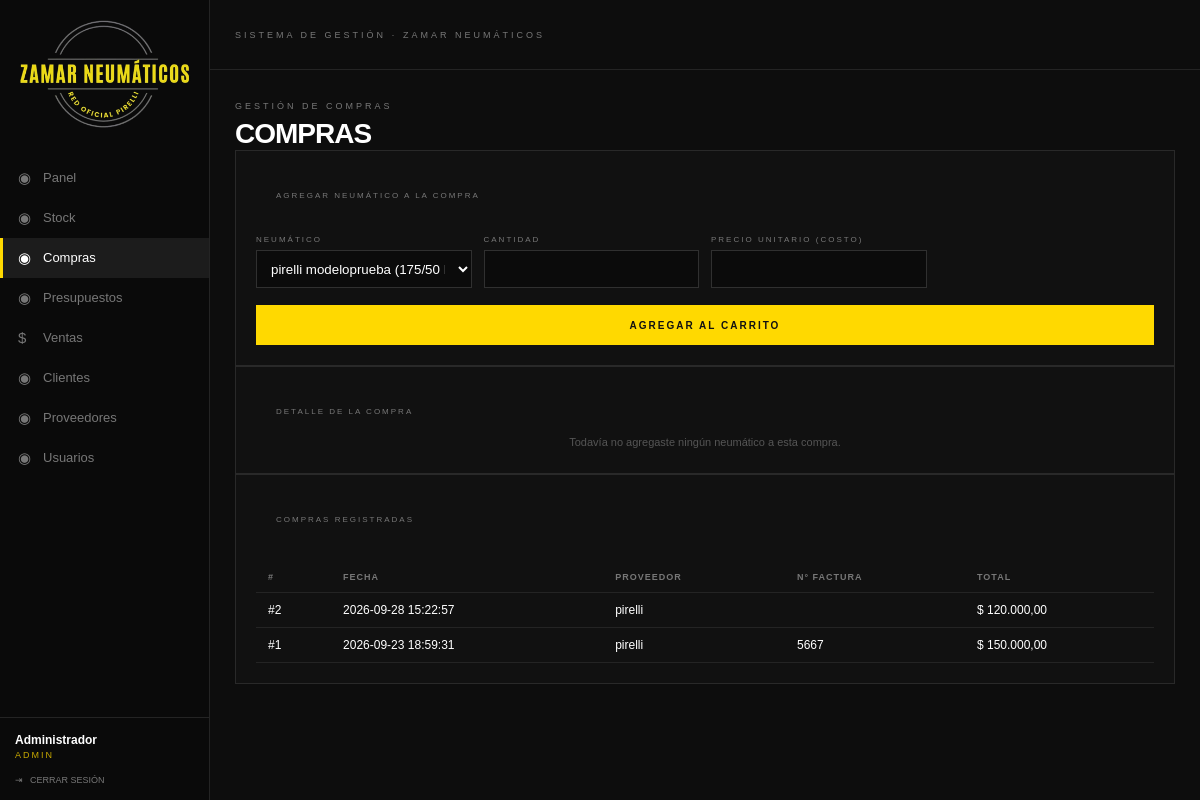
The app's page /ZamarNeumaticos2/compra.php (signed in) with its own data.
### tables this page shows
CREATE TABLE `compra` (
  `id` int NOT NULL AUTO_INCREMENT,
  `proveedor_id` int NOT NULL,
  `usuario_id` int NOT NULL,
  `fecha` datetime DEFAULT CURRENT_TIMESTAMP,
  `numero_factura` varchar(30) DEFAULT NULL,
  `total` decimal(10,2) NOT NULL DEFAULT '0.00',
  PRIMARY KEY (`id`),
  KEY `proveedor_id` (`proveedor_id`),
  KEY `usuario_id` (`usuario_id`),
  CONSTRAINT `compra_ibfk_1` FOREIGN KEY (`proveedor_id`) REFERENCES `proveedores` (`id`),
  CONSTRAINT `compra_ibfk_2` FOREIGN KEY (`usuario_id`) REFERENCES `usuarios` (`id`)
);

CREATE TABLE `proveedores` (
  `id` int NOT NULL AUTO_INCREMENT,
  `nombre_empresa` varchar(100) NOT NULL,
  `cuit` varchar(20) DEFAULT NULL,
  `telefono` varchar(20) DEFAULT NULL,
  `email` varchar(100) DEFAULT NULL,
  `direccion` varchar(150) DEFAULT NULL,
  `creado_en` timestamp NULL DEFAULT CURRENT_TIMESTAMP,
  PRIMARY KEY (`id`)
);

### ZamarNeumaticos2/compra.php (the view, shortened to what this page needs)
<?php
require "conexion.php";
$neumaticos = $pdo->query("SELECT * FROM neumaticos ORDER BY marca, modelo")->fetchAll();
$carrito = $_SESSION["carrito_compra"];
$historial_compras = $pdo->query(
    "SELECT c.id, c.fecha, c.numero_factura, c.total,
            p.nombre_empresa
     FROM compra c
     JOIN proveedores p ON p.id = c.proveedor_id
     ORDER BY c.fecha DESC"
)->fetchAll();
?>
<!DOCTYPE html>
<html lang="es">
<head>
    <link rel="stylesheet" href="style.css">
</head>
<body>
    <?php include "menu.php"; ?>
    <main class="main">
        <header class="topbar">
            <div class="titulo-sistema">
                SISTEMA DE GESTIÓN · ZAMAR NEUMÁTICOS
            </div>
        </header>
        <section class="contenido">
            <div class="encabezado">
                <div>
                    <span>GESTIÓN DE COMPRAS</span>
                    <h1>COMPRAS</h1>
                </div>
            </div>
            <?php if (count($neumaticos) === 0) { ?>
                <div class="tarjeta">
                    <div class="panel-vacio">
                        Todavía no hay neumáticos cargados en Stock. Cargá al menos uno antes de registrar una compra.
                    </div>
                </div>
            <?php } else { ?>
                <div class="tarjeta">
                    <div class="panel-titulo">
                        AGREGAR NEUMÁTICO A LA COMPRA
                    </div>
                    <form method="POST" class="formulario-stock">
                        <div>
                            <label>NEUMÁTICO</label>
                            <select name="neumatico_id" required>
                                <?php foreach ($neumaticos as $n) { ?>
                                    <option value="<?php echo $n["id"]; ?>">
                                        <?php echo htmlspecialchars($n["marca"] . " " . $n["modelo"] . " (" . $n["medida"] . ")"); ?>
                                    </option>
                                <?php } ?>
                            </select>
                        </div>
                        <div>
                            <label>CANTIDAD</label>
                            <input type="number" name="cantidad" min="1" required>
                        </div>
                        <div>
                            <label>PRECIO UNITARIO (COSTO)</label>
                            <input type="number" name="precio_unitario" step="0.01" min="0" required>
                        </div>
                        <button type="submit">AGREGAR AL CARRITO</button>
                    </form>
                </div>
                <div class="tarjeta">
                    <div class="panel-titulo">
                        DETALLE DE LA COMPRA
                    </div>
                    <?php if (count($carrito) === 0) { ?>
                        <div class="panel-vacio">
                            Todavía no agregaste ningún neumático a esta compra.
                        </div>
                    <?php } ?>
                </div>
            <?php } ?>
            <div class="tarjeta">
                <div class="panel-titulo">
                    COMPRAS REGISTRADAS
                </div>
                <?php if (count($historial_compras) === 0) { ?>
                    <div class="panel-vacio">
                        Todavía no hay compras registradas.
                    </div>
                <?php } else { ?>
                    <table class="tabla-datos">
                        <thead>
                            <tr>
                                <th>#</th>
                                <th>Fecha</th>
                                <th>Proveedor</th>
                                <th>N° Factura</th>
                                <th>Total</th>
                            </tr>
                        </thead>
                        <tbody>
                            <?php foreach ($historial_compras as $c) { ?>
                                <tr>
                                    <td>#<?php echo $c["id"]; ?></td>
                                    <td><?php echo htmlspecialchars($c["fecha"]); ?></td>
                                    <td><?php echo htmlspecialchars($c["nombre_empresa"]); ?></td>
                                    <td><?php echo htmlspecialchars($c["numero_factura"]); ?></td>
                                    <td>$ <?php echo number_format($c["total"], 2, ",", "."); ?></td>
                                </tr>
                            <?php } ?>
                        </tbody>
                    </table>
                <?php } ?>
            </div>
        </section>
    </main>
</body>
</html>

### ZamarNeumaticos2/style.css (style rules this page uses)
* { margin: 0; padding: 0; box-sizing: border-box; }
body { font-family: Arial, Helvetica, sans-serif; background-color: #0d0d0d; color: #ffffff; min-height: 100vh; }
.main { margin-left: 210px; min-height: 100vh; }
.topbar { height: 70px; border-bottom: 1px solid #242424; display: flex; align-items: center; justify-content: space-between; padding: 0 25px; }
.titulo-sistema { color: #777; font-size: 9px; letter-spacing: 3px; }
.contenido { padding: 25px; }
.encabezado span { color: #777; font-size: 9px; letter-spacing: 3px; }
.encabezado h1 { font-size: 28px; margin-top: 5px; letter-spacing: -1px; }
.tarjeta { min-height: 108px; border: 1px solid #292929; background-color: #111111; padding: 20px; }
.panel-titulo { padding: 20px; color: #777; font-size: 8px; letter-spacing: 2px; }
.panel-vacio { height: calc(100% - 50px); display: flex; align-items: center; justify-content: center; color: #555; font-size: 11px; }
.formulario-stock { display: grid; grid-template-columns: repeat(4, 1fr); gap: 12px; margin-top: 15px; }
.formulario-stock label { display: block; margin-bottom: 6px; color: #777; font-size: 8px; letter-spacing: 2px; }
.formulario-stock input { width: 100%; height: 38px; padding: 0 10px; background-color: #0b0b0b; border: 1px solid #303030; color: white; outline: none; }
.formulario-stock button { grid-column: 1 / -1; height: 40px; margin-top: 5px; background-color: #ffd900; border: none; color: #111; font-size: 10px; font-weight: bold; letter-spacing: 2px; cursor: pointer; }
.tabla-datos { width: 100%; border-collapse: collapse; margin-top: 18px; }
.tabla-datos th, .tabla-datos td { padding: 10px 12px; border-bottom: 1px solid #242424; font-size: 12px; text-align: left; }
.tabla-datos th { color: #777; font-size: 9px; letter-spacing: 1px; text-transform: uppercase; }
.formulario-stock select { width: 100%; height: 38px; padding: 0 10px; background-color: #0b0b0b; border: 1px solid #303030; color: white; outline: none; }

### records on screen
compra: id "2", fecha "2026-09-28 15:22:57", proveedor.nombre_empresa "pirelli", total "120.000,00"
compra: id "1", fecha "2026-09-23 18:59:31", proveedor.nombre_empresa "pirelli", numero_factura "5667", total "150.000,00"

### other values on screen
$_SESSION["usuario"] "Administrador"
form field neumatico_id "pirelli modeloprueba (175/50 R50)"
